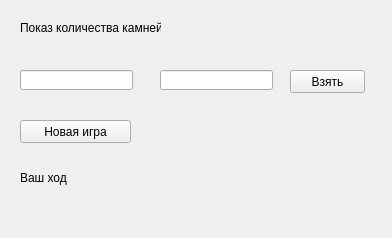
<?xml version="1.0" encoding="UTF-8"?>
<ui version="4.0">
 <class>Form</class>
 <widget class="QWidget" name="Form">
  <property name="geometry">
   <rect>
    <x>0</x>
    <y>0</y>
    <width>392</width>
    <height>238</height>
   </rect>
  </property>
  <property name="windowTitle">
   <string>Form</string>
  </property>
  <widget class="QPushButton" name="btn_take">
   <property name="geometry">
    <rect>
     <x>290</x>
     <y>70</y>
     <width>75</width>
     <height>23</height>
    </rect>
   </property>
   <property name="text">
    <string>Взять</string>
   </property>
  </widget>
  <widget class="QPushButton" name="btn_new">
   <property name="geometry">
    <rect>
     <x>20</x>
     <y>120</y>
     <width>111</width>
     <height>23</height>
    </rect>
   </property>
   <property name="text">
    <string>Новая игра</string>
   </property>
  </widget>
  <widget class="QLineEdit" name="line_n">
   <property name="geometry">
    <rect>
     <x>20</x>
     <y>70</y>
     <width>113</width>
     <height>20</height>
    </rect>
   </property>
  </widget>
  <widget class="QLabel" name="label_count">
   <property name="geometry">
    <rect>
     <x>20</x>
     <y>20</y>
     <width>141</width>
     <height>16</height>
    </rect>
   </property>
   <property name="text">
    <string>Показ количества камней</string>
   </property>
  </widget>
  <widget class="QLineEdit" name="line_take">
   <property name="geometry">
    <rect>
     <x>160</x>
     <y>70</y>
     <width>113</width>
     <height>20</height>
    </rect>
   </property>
  </widget>
  <widget class="QLabel" name="label_msg">
   <property name="geometry">
    <rect>
     <x>20</x>
     <y>170</y>
     <width>181</width>
     <height>16</height>
    </rect>
   </property>
   <property name="text">
    <string>Ваш ход</string>
   </property>
  </widget>
 </widget>
 <resources/>
 <connections/>
</ui>
